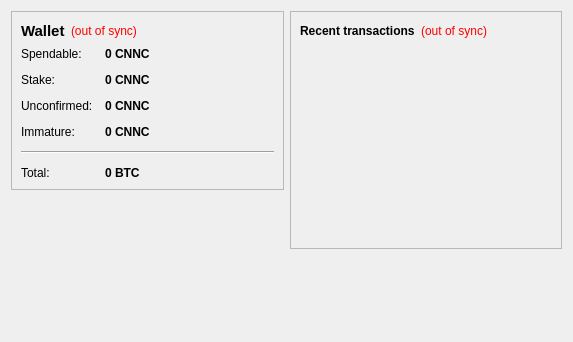
<?xml version="1.0" encoding="UTF-8"?>
<ui version="4.0">
 <class>OverviewPage</class>
 <widget class="QWidget" name="OverviewPage">
  <property name="geometry">
   <rect>
    <x>0</x>
    <y>0</y>
    <width>573</width>
    <height>342</height>
   </rect>
  </property>
  <property name="windowTitle">
   <string>Form</string>
  </property>
  <layout class="QHBoxLayout" name="horizontalLayout" stretch="1,1">
   <item>
    <layout class="QVBoxLayout" name="verticalLayout_2">
     <item>
      <widget class="QFrame" name="frame">
       <property name="frameShape">
        <enum>QFrame::StyledPanel</enum>
       </property>
       <property name="frameShadow">
        <enum>QFrame::Raised</enum>
       </property>
       <layout class="QVBoxLayout" name="verticalLayout_4">
        <item>
         <layout class="QHBoxLayout" name="horizontalLayout_4">
          <item>
           <widget class="QLabel" name="label_5">
            <property name="font">
             <font>
              <pointsize>11</pointsize>
              <weight>75</weight>
              <bold>true</bold>
             </font>
            </property>
            <property name="text">
             <string>Wallet</string>
            </property>
           </widget>
          </item>
          <item>
           <widget class="QLabel" name="labelWalletStatus">
            <property name="toolTip">
             <string>The displayed information may be out of date. Your wallet automatically synchronizes with the cannation network after a connection is established, but this process has not completed yet.</string>
            </property>
            <property name="styleSheet">
             <string notr="true">QLabel { color: red; }</string>
            </property>
            <property name="text">
             <string notr="true">(out of sync)</string>
            </property>
            <property name="alignment">
             <set>Qt::AlignLeading|Qt::AlignLeft|Qt::AlignVCenter</set>
            </property>
           </widget>
          </item>
          <item>
           <spacer name="horizontalSpacer_2">
            <property name="orientation">
             <enum>Qt::Horizontal</enum>
            </property>
            <property name="sizeHint" stdset="0">
             <size>
              <width>40</width>
              <height>20</height>
             </size>
            </property>
           </spacer>
          </item>
         </layout>
        </item>
        <item>
         <layout class="QFormLayout" name="formLayout_2">
          <property name="fieldGrowthPolicy">
           <enum>QFormLayout::AllNonFixedFieldsGrow</enum>
          </property>
          <property name="horizontalSpacing">
           <number>12</number>
          </property>
          <property name="verticalSpacing">
           <number>12</number>
          </property>
          <item row="0" column="0">
           <widget class="QLabel" name="label">
            <property name="text">
             <string>Spendable:</string>
            </property>
           </widget>
          </item>
          <item row="0" column="1">
           <widget class="QLabel" name="labelBalance">
            <property name="font">
             <font>
              <weight>75</weight>
              <bold>true</bold>
             </font>
            </property>
            <property name="cursor">
             <cursorShape>IBeamCursor</cursorShape>
            </property>
            <property name="toolTip">
             <string>Your current spendable balance</string>
            </property>
            <property name="text">
             <string notr="true">0 CNNC</string>
            </property>
            <property name="textInteractionFlags">
             <set>Qt::LinksAccessibleByMouse|Qt::TextSelectableByKeyboard|Qt::TextSelectableByMouse</set>
            </property>
           </widget>
          </item>
          <item row="1" column="0">
           <widget class="QLabel" name="label_6">
            <property name="text">
             <string>Stake:</string>
            </property>
           </widget>
          </item>
          <item row="1" column="1">
           <widget class="QLabel" name="labelStake">
            <property name="font">
             <font>
              <weight>75</weight>
              <bold>true</bold>
             </font>
            </property>
            <property name="cursor">
             <cursorShape>IBeamCursor</cursorShape>
            </property>
            <property name="toolTip">
             <string>Total of coins that was staked, and do not yet count toward the current balance</string>
            </property>
            <property name="text">
             <string notr="true">0 CNNC</string>
            </property>
            <property name="textInteractionFlags">
             <set>Qt::LinksAccessibleByMouse|Qt::TextSelectableByKeyboard|Qt::TextSelectableByMouse</set>
            </property>
           </widget>
          </item>
          <item row="2" column="0">
           <widget class="QLabel" name="label_3">
            <property name="text">
             <string>Unconfirmed:</string>
            </property>
           </widget>
          </item>
          <item row="2" column="1">
           <widget class="QLabel" name="labelUnconfirmed">
            <property name="font">
             <font>
              <weight>75</weight>
              <bold>true</bold>
             </font>
            </property>
            <property name="cursor">
             <cursorShape>IBeamCursor</cursorShape>
            </property>
            <property name="toolTip">
             <string>Total of transactions that have yet to be confirmed, and do not yet count toward the current balance</string>
            </property>
            <property name="text">
             <string notr="true">0 CNNC</string>
            </property>
            <property name="textInteractionFlags">
             <set>Qt::LinksAccessibleByMouse|Qt::TextSelectableByKeyboard|Qt::TextSelectableByMouse</set>
            </property>
           </widget>
          </item>
          <item row="3" column="0">
           <widget class="QLabel" name="labelImmatureText">
            <property name="text">
             <string>Immature:</string>
            </property>
           </widget>
          </item>
          <item row="3" column="1">
           <widget class="QLabel" name="labelImmature">
            <property name="font">
             <font>
              <weight>75</weight>
              <bold>true</bold>
             </font>
            </property>
            <property name="toolTip">
             <string>Mined balance that has not yet matured</string>
            </property>
            <property name="text">
             <string notr="true">0 CNNC</string>
            </property>
            <property name="textInteractionFlags">
             <set>Qt::LinksAccessibleByMouse|Qt::TextSelectableByKeyboard|Qt::TextSelectableByMouse</set>
            </property>
           </widget>
          </item>
          <item row="4" column="0" colspan="2">
           <widget class="Line" name="line">
            <property name="orientation">
             <enum>Qt::Horizontal</enum>
            </property>
           </widget>
          </item>
          <item row="5" column="0">
           <widget class="QLabel" name="labelTotalText">
            <property name="text">
             <string>Total:</string>
            </property>
           </widget>
          </item>
          <item row="5" column="1">
           <widget class="QLabel" name="labelTotal">
            <property name="font">
             <font>
              <weight>75</weight>
              <bold>true</bold>
             </font>
            </property>
            <property name="cursor">
             <cursorShape>IBeamCursor</cursorShape>
            </property>
            <property name="toolTip">
             <string>Your current total balance</string>
            </property>
            <property name="text">
             <string notr="true">0 BTC</string>
            </property>
            <property name="textInteractionFlags">
             <set>Qt::LinksAccessibleByMouse|Qt::TextSelectableByKeyboard|Qt::TextSelectableByMouse</set>
            </property>
           </widget>
          </item>
         </layout>
        </item>
       </layout>
      </widget>
     </item>
     <item>
      <spacer name="verticalSpacer">
       <property name="orientation">
        <enum>Qt::Vertical</enum>
       </property>
       <property name="sizeHint" stdset="0">
        <size>
         <width>20</width>
         <height>40</height>
        </size>
       </property>
      </spacer>
     </item>
    </layout>
   </item>
   <item>
    <layout class="QVBoxLayout" name="verticalLayout_3">
     <item>
      <widget class="QFrame" name="frame_2">
       <property name="frameShape">
        <enum>QFrame::StyledPanel</enum>
       </property>
       <property name="frameShadow">
        <enum>QFrame::Raised</enum>
       </property>
       <layout class="QVBoxLayout" name="verticalLayout">
        <item>
         <layout class="QHBoxLayout" name="horizontalLayout_2">
          <item>
           <widget class="QLabel" name="label_4">
            <property name="text">
             <string>&lt;b&gt;Recent transactions&lt;/b&gt;</string>
            </property>
           </widget>
          </item>
          <item>
           <widget class="QLabel" name="labelTransactionsStatus">
            <property name="toolTip">
             <string>The displayed information may be out of date. Your wallet automatically synchronizes with the cannation network after a connection is established, but this process has not completed yet.</string>
            </property>
            <property name="styleSheet">
             <string notr="true">QLabel { color: red; }</string>
            </property>
            <property name="text">
             <string notr="true">(out of sync)</string>
            </property>
            <property name="alignment">
             <set>Qt::AlignRight|Qt::AlignTrailing|Qt::AlignVCenter</set>
            </property>
           </widget>
          </item>
          <item>
           <spacer name="horizontalSpacer">
            <property name="orientation">
             <enum>Qt::Horizontal</enum>
            </property>
            <property name="sizeHint" stdset="0">
             <size>
              <width>40</width>
              <height>20</height>
             </size>
            </property>
           </spacer>
          </item>
         </layout>
        </item>
        <item>
         <widget class="QListView" name="listTransactions">
          <property name="styleSheet">
           <string notr="true">QListView { background: transparent; }</string>
          </property>
          <property name="frameShape">
           <enum>QFrame::NoFrame</enum>
          </property>
          <property name="verticalScrollBarPolicy">
           <enum>Qt::ScrollBarAlwaysOff</enum>
          </property>
          <property name="horizontalScrollBarPolicy">
           <enum>Qt::ScrollBarAlwaysOff</enum>
          </property>
          <property name="selectionMode">
           <enum>QAbstractItemView::NoSelection</enum>
          </property>
         </widget>
        </item>
       </layout>
      </widget>
     </item>
     <item>
      <spacer name="verticalSpacer_2">
       <property name="orientation">
        <enum>Qt::Vertical</enum>
       </property>
       <property name="sizeHint" stdset="0">
        <size>
         <width>20</width>
         <height>40</height>
        </size>
       </property>
      </spacer>
     </item>
    </layout>
   </item>
  </layout>
 </widget>
 <resources/>
 <connections/>
</ui>
